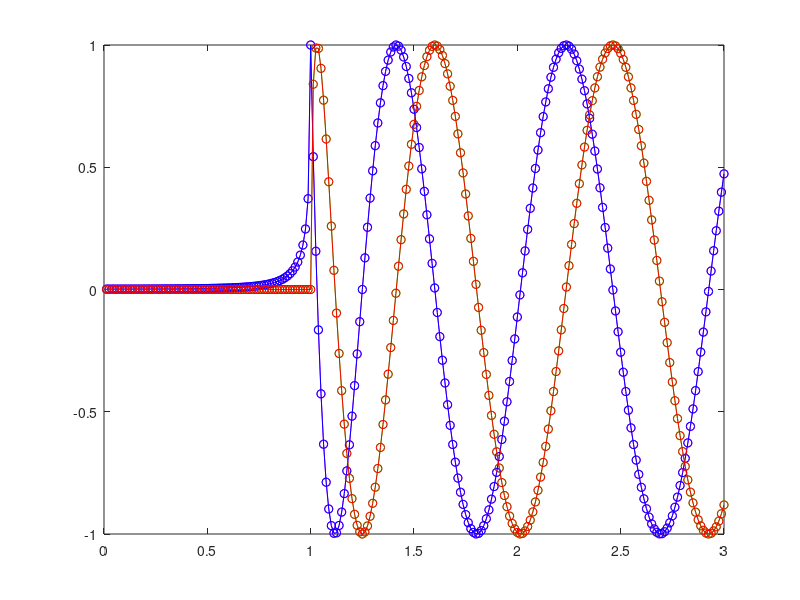

This chart was generated by the following MATLAB code:
%regular plot
n = 240;
for k = 1:n
    xk(k) = k/80;
    rk(k) = sqrt(xk(k) * xk(k) - 1)+ 1;
    sig(k) = exp(j*2*pi*rk(k));
end
plot( xk, real(sig), 'mo-', xk, imag(sig), 'go-')

hold on;

sig2 = exp(j*2*pi*(sqrt(((1:240)/80).*((1:240)/80) -1) +1)); %answer to part 1
plot( xk, real(sig2), 'bo-', xk, imag(sig2), 'ro-')


